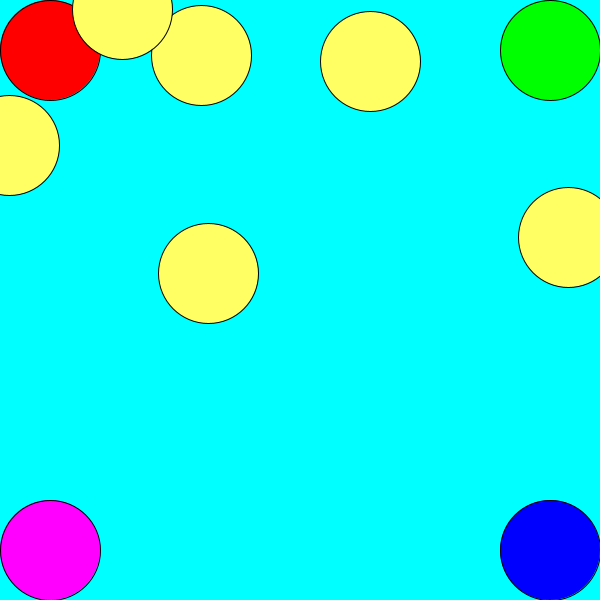
Frame 1 (no input)
Frame 60 (the mouse pressed at the canvas centre just before this capture): identical to frame 1, image omitted
Frame 120 (the mouse held since frame 60 and released just before this capture): identical to frame 1, image omitted

The Processing sketch that drew this single still picture (run headless with seeded random() and noise(); from frame 60 on, the mouse is pressed at the canvas centre):

// Processing sketch: L4arrays4sol
// ── L4arrays4sol.pde
float [] x, y, r;
float d;
color [ ] cc;
void setup() {
  size(600, 600);
  x = new float[10];
  y = new float[10];
  r = new float[10];
  cc = new color[10];
  for (int i=0; i<10; i++) {
    x[i] = random(width);
    y[i] = random(height);
    r[i] = 50;
    cc[i] = color(255,255,100);
  }
  // 4 special objects in the corners  i = 0~3
  float ww = 50;
  x[0] = ww; x[1] = width - ww; x[2] = width - ww; x[3] = ww;
  y[0] = ww; y[1] = height - ww; y[2] = ww; y[3] = height - ww;
  cc[0] = color(255,0,0); cc[1] = color(0,0,255); cc[2] = color(0,255,0);
  cc[3] = color(255,0,255);
}
void draw() {
  background(0,255, 255);
  for (int i=0; i<10; i++) {
    fill(cc[i]); // yellow for i = 4~9, red for i=0, blue for i = 1...
    circle(x[i], y[i], 2*r[i]);
  }
}
void mouseReleased() {  // Sprint 2: mouse only for i = 4, 5,..9
  for (int i=4; i<10; i++) {  // i=0, 1, 2, 3 are excluded
      d = distance(mouseX, mouseY, x[i], y[i]);
      if (d<r[i]) r[i] *= 0.5;
  }
}
float distance(float a1, float b1, float a2, float b2) {
  float dis;
  dis = sqrt((a1-a2)*(a1-a2)+(b1-b2)*(b1-b2));
  return dis;
}
